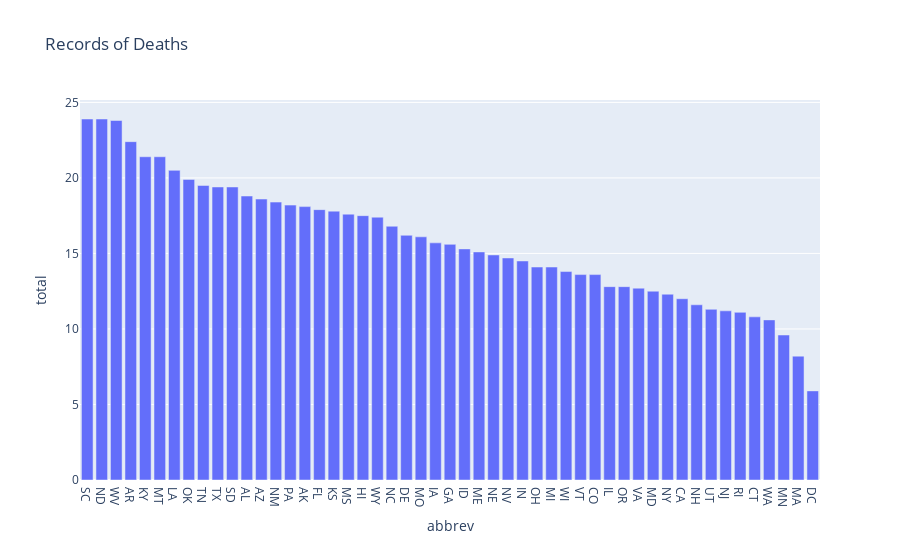

Write notebook code for a chart like this one.
### Code cell
import plotly.express as px
fig = px.bar(df1, x = "abbrev", y = "total", title = "Records of Deaths")
fig.show()

### Figure 1 — Plotly figure (JSON) as saved in the notebook; plotly's stock layout.template omitted (floating-point values rounded to 4 significant figures)
{"data": [{"alignmentgroup": "True", "hovertemplate": "abbrev=%{x}<br>total=%{y}<extra></extra>", "legendgroup": "", "marker": {"color": "#636efa", "pattern": {"shape": ""}}, "name": "", "offsetgroup": "", "orientation": "v", "showlegend": false, "textposition": "auto", "type": "bar", "x": ["SC", "ND", "WV", "AR", "KY", "MT", "LA", "OK", "TN", "TX", "SD", "AL", "AZ", "NM", "PA", "AK", "FL", "KS", "MS", "HI", "WY", "NC", "DE", "MO", "IA", "GA", "ID", "ME", "NE", "NV", "IN", "OH", "MI", "WI", "VT", "CO", "IL", "OR", "VA", "MD", "NY", "CA", "NH", "UT", "NJ", "RI", "CT", "WA", "MN", "MA", "DC"], "xaxis": "x", "y": [23.9, 23.9, 23.8, 22.4, 21.4, 21.4, 20.5, 19.9, 19.5, 19.4, 19.4, 18.8, 18.6, 18.4, 18.2, 18.1, 17.9, 17.8, 17.6, 17.5, 17.4, 16.8, 16.2, 16.1, 15.7, 15.6, 15.3, 15.1, 14.9, 14.7, 14.5, 14.1, 14.1, 13.8, 13.6, 13.6, 12.8, 12.8, 12.7, 12.5, 12.3, 12, 11.6, 11.3, 11.2, 11.1, 10.8, 10.6, 9.6, 8.2, 5.9], "yaxis": "y"}], "layout": {"barmode": "relative", "legend": {"tracegroupgap": 0}, "title": {"text": "Records of Deaths"}, "xaxis": {"anchor": "y", "domain": [0, 1], "title": {"text": "abbrev"}}, "yaxis": {"anchor": "x", "domain": [0, 1], "title": {"text": "total"}}}}
